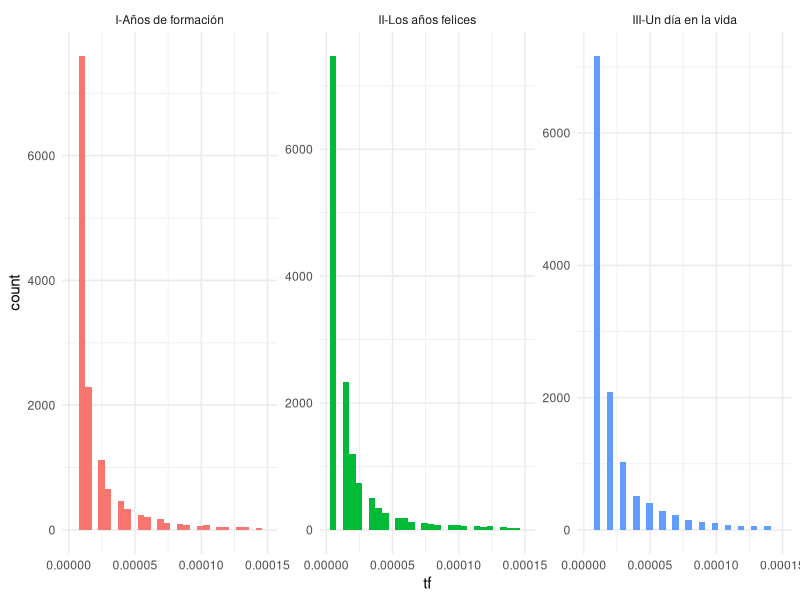
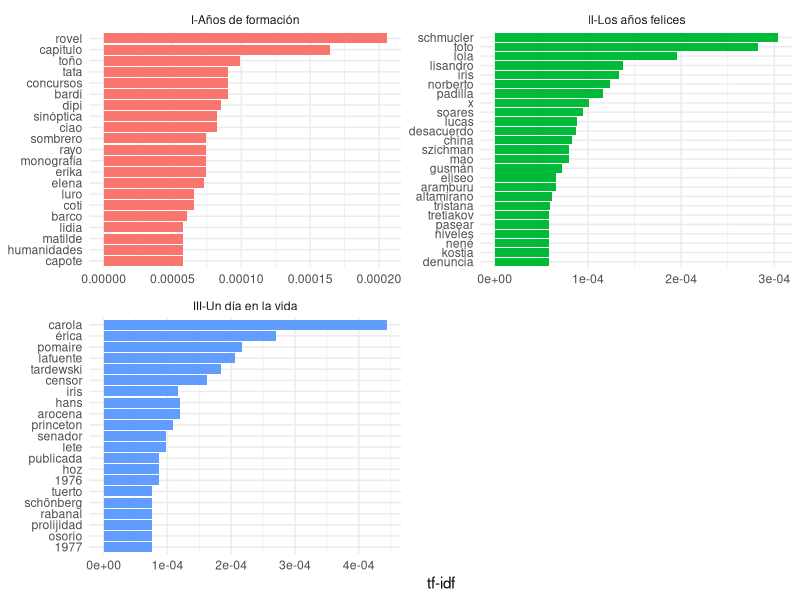

The R source for these figures, in order:
## ---- chunk 1
library(tidyverse)
library(tidytext)
## ---- chunk 2
renzi <- read_csv('../data/renzi.csv') %>%
        mutate(tomo = case_when(
                tomo == '1_diarios_renzi_años_de_formacion.txt' ~ 'I-Años de formación',
                tomo == '2_diarios_renzi_los_años_felices.txt' ~ 'II-Los años felices',
                tomo == '3_diarios_renzi_un_dia_en_la_vida.txt' ~ 'III-Un día en la vida',
        ))
## ---- chunk 3
book_words <- renzi %>%
        mutate(entry_number = row_number()) %>%
        unnest_tokens(output = word, 
                      input = entry) %>%
        group_by(tomo, word) %>%
        summarise(n = n()) %>%
        arrange(desc(n)) %>%
        ungroup()

total_words <- book_words %>% 
  group_by(tomo) %>% 
  summarize(total = sum(n))

book_words <- book_words %>%
                left_join(total_words) %>%
                ungroup()

head(book_words)
## ---- chunk 4
book_words %>%
        mutate(tf = n/total) %>%
        ggplot(aes(tf, fill = tomo)) +
                geom_histogram(show.legend = FALSE) +
                xlim(NA, 0.00015) +
                facet_wrap(~tomo,  scales = "free_y") +
                theme_minimal()

## ---- chunk 5
book_tf_idf <- book_words %>%
  bind_tf_idf(word, tomo, n)

head(book_tf_idf)
## ---- chunk 6
book_tf_idf %>%
  select(-total) %>%
  arrange(desc(tf_idf))
## ---- chunk 7
library(forcats)

book_tf_idf %>%
  group_by(tomo) %>%
        slice_max(tf_idf, n = 20) %>%
        ungroup() %>%
        ggplot(aes(tf_idf, fct_reorder(word, tf_idf), fill = tomo)) +
        geom_col(show.legend = FALSE) +
        facet_wrap(~tomo, ncol = 2, scales = "free") +
        labs(x = "tf-idf", y = NULL) +
        theme_minimal()
## ---- chunk 8
###
